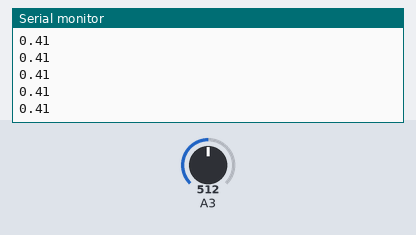
A sketch run on a simulated Arduino Uno, built with avr-gcc and run on an emulated ATmega328P. On the bench: the last lines printed to the serial monitor. Inputs (shaded band) come from the test bench; at power-on: A3 = 512.

Above: at 1.2 s.
1.3 s: A3 set to 716
At 2.0 s:
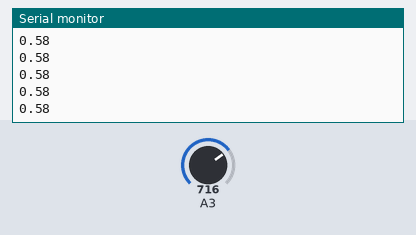
2.8 s: A3 set to 900
At 3.8 s:
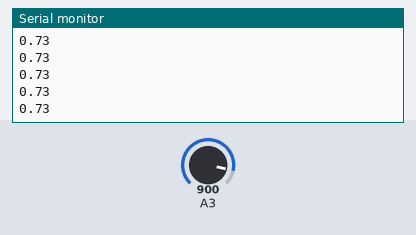
Timing chart, 0 to 5.8 s (numbered marks = the images above; inputs shaded):
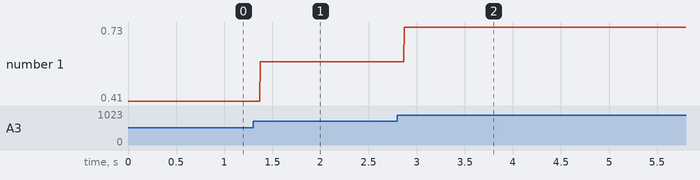

Measured:
- after the input at 1.3 s, the serial monitor: prints a new line after 0.07 s (image 1)
- after the input at 2.8 s, the serial monitor: prints a new line after 0.07 s (image 2)
- plotted number 1: 0.41 → 0.58 after the input at 1.3 s, 0.58 → 0.73 after the input at 2.8 s

The sketch:

4.Read_voltage.ino
```cpp
//Chuong trinh doc gia tri dien ap cua bien tro
void setup()
{
  // put your setup code here, to run once:
  Serial.begin(9600);
}

void loop()
{
  // put your main code here, to run repeatedly:
  int sensorValue = analogRead(A3);
  //Chuyen gia tri tuong tu(0-4096 tuong ung voi dien ap la 0-3.3V)
  float voltage = sensorValue * (3.3/4096.0);
  //Xuat gia tri doc duoc len man hinh
  Serial.println(voltage);
}
```
